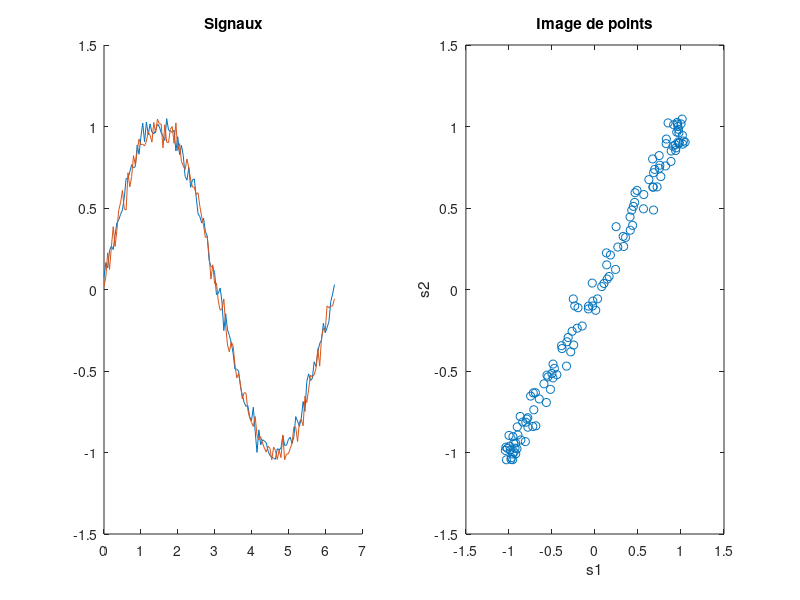
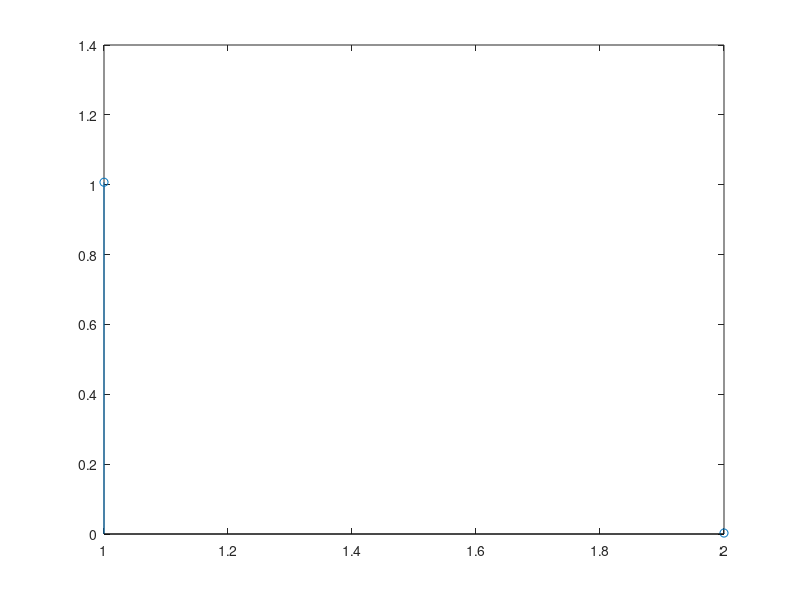
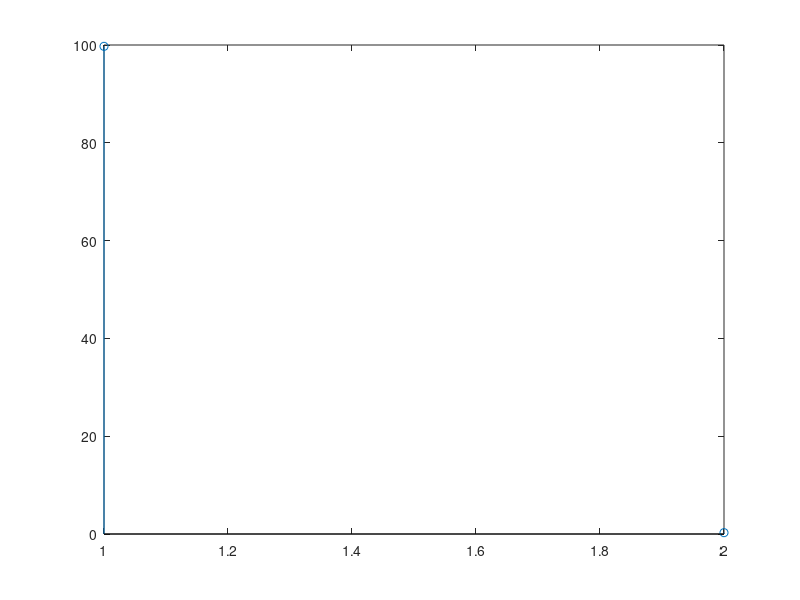
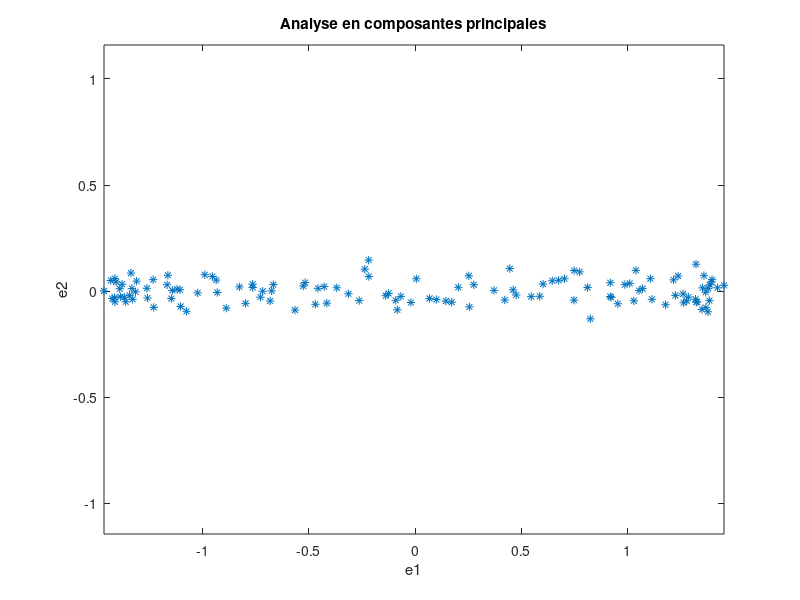

Reproduce these figures in MATLAB, in order. (Note: this script raises an error after producing the figures.)
clear variables;
close all;

t = 0:0.05:2*pi;
[n,m] = size(t);
gamma0 = 0.05;
gamma1 = randn(n,m)*gamma0;
gamma2 = randn(n,m)*gamma0;
epsilon = 1; % + ou - 1
psi = 0; % [O,pi]

s1 = zeros(n,m);
s2 = zeros(n,m);
for i = 1:1:m
    s1(i) = sin(i*0.05) + gamma1(i);
    s2(i) = epsilon*sin(i*0.05+psi) + gamma2(i);
end



figure(1);
subplot(121);
hold on;
plot(t,s1);
plot(t,s2);
title('Signaux');

subplot(122);
plot(s1,s2,'o');
title('Image de points');
xlabel('s1'); ylabel('s2');

Y = [s1;s2]';
[n,m] = size(Y);

X = Y - mean(Y);

M = X'*X/n;

[P,D] = eig(M);
lambda = flipud(diag(real(D)));
P = fliplr(P);
figure(2);
stem(lambda);
%disp(P);

Tau = lambda./sum(lambda);
figure(3);
stem(Tau*100);

Xstar = X*P;

figure(4);

plot(Xstar(:,1),Xstar(:,2),'*');
title('Analyse en composantes principales');
xlabel('e1'); ylabel('e2');
axis equal;

Z = X./(ones(n,1)*std(Y));

Corr = zeros(n,m);
for j = 1:n
    for k = 1:2
        Corr(j,k) = Z(:,j)'*(X(:,k)/(n*sqrt(lambda(k))));
    end 
end
